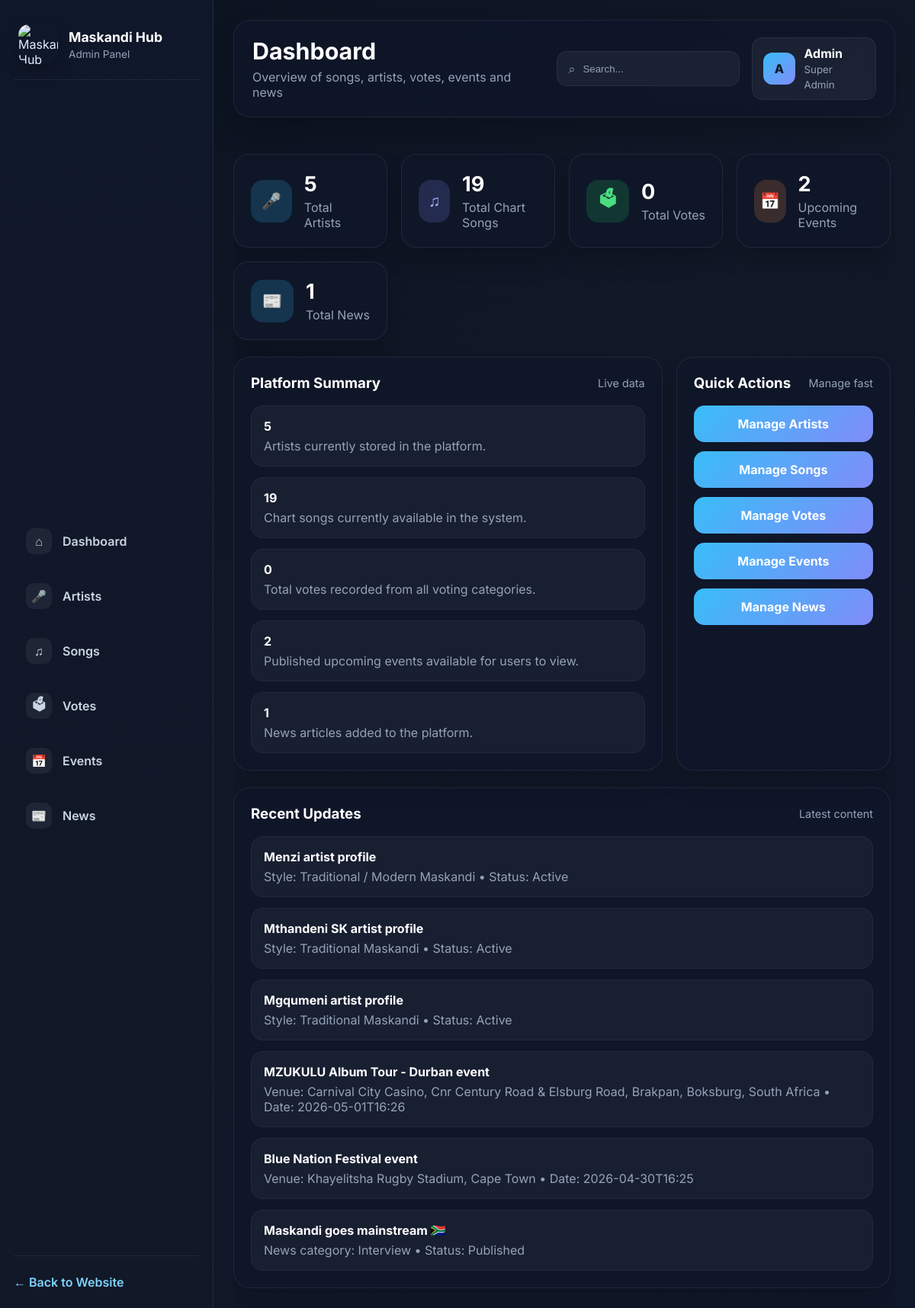
Screenshot of /admin (signed in) with the database file from the repository.
### tables this page shows
CREATE TABLE news (
                id INTEGER PRIMARY KEY AUTOINCREMENT,
                title TEXT NOT NULL,
                category TEXT NOT NULL,
                content TEXT NOT NULL,
                image TEXT,
                status TEXT NOT NULL DEFAULT 'Draft',
                created_at TIMESTAMP DEFAULT CURRENT_TIMESTAMP
            );

### app.py (the view)
@app.route("/admin")
def admin_dashboard():
    if not admin_required():
        return redirect(url_for("login"))
    conn = get_db_connection()
    try:
        cur = conn.cursor()
        cur.execute("SELECT COUNT(*) AS total FROM artists")
        total_artists_row = cur.fetchone()
        cur.execute("SELECT COUNT(*) AS total FROM chart_songs")
        total_songs_row = cur.fetchone()
        cur.execute("SELECT COALESCE(SUM(votes_count), 0) AS total FROM vote_candidates")
        total_votes_row = cur.fetchone()
        cur.execute("""
            SELECT COUNT(*) AS total
            FROM events_list
            WHERE status = 'Published'
              AND datetime(event_datetime) >= datetime('now')
        """)
        upcoming_events_row = cur.fetchone()
        cur.execute("SELECT COUNT(*) AS total FROM news")
        total_news_row = cur.fetchone()
        cur.execute("""
            SELECT id, name, style, status
            FROM artists
            ORDER BY id DESC
            LIMIT 3
        """)
        recent_artists = cur.fetchall()
        cur.execute("""
            SELECT id, name, venue, event_datetime, status
            FROM events_list
            ORDER BY created_at DESC, id DESC
            LIMIT 3
        """)
        recent_events = cur.fetchall()
        cur.execute("""
            SELECT id, title, category, created_at, status
            FROM news
            ORDER BY created_at DESC, id DESC
            LIMIT 3
        """)
        recent_news = cur.fetchall()
        cur.execute("""
            SELECT id, title, category_type, status, start_datetime, end_datetime
            FROM vote_events
            ORDER BY created_at DESC, id DESC
            LIMIT 3
        """)
        recent_votes = cur.fetchall()
    finally:
        cur.close()
        conn.close()
    recent_updates = []
    for artist in recent_artists:
        recent_updates.append({
            "title": f"{artist['name']} artist profile",
            "description": f"Style: {artist['style']} • Status: {artist['status']}",
            "type": "artist"
        })
    for event in recent_events:
        recent_updates.append({
            "title": f"{event['name']} event",
            "description": f"Venue: {event['venue']} • Date: {event['event_datetime']}",
            "type": "event"
        })
    for news_item in recent_news:
        recent_updates.append({
            "title": news_item["title"],
            "description": f"News category: {news_item['category']} • Status: {news_item['status']}",
            "type": "news"
        })
    for vote_item in recent_votes:
        recent_updates.append({
            "title": f"{vote_item['title']} voting event",
            "description": f"Category: {vote_item['category_type']} • Status: {vote_item['status']}",
            "type": "vote"
        })
    recent_updates = recent_updates[:6]
    return render_template(
        "admin/admin_dashboard.html",
        total_artists=total_artists_row["total"] if total_artists_row else 0,
        total_songs=total_songs_row["total"] if total_songs_row else 0,
        total_votes=total_votes_row["total"] if total_votes_row else 0,
        upcoming_events=upcoming_events_row["total"] if upcoming_events_row else 0,
        total_news=total_news_row["total"] if total_news_row else 0,
        recent_updates=recent_updates
    )

### app.py (called while the page is built)
def get_db_connection():
    import sqlite3
    db_path = DATABASE_URL.replace("sqlite:///", "")
    conn = sqlite3.connect(db_path)
    conn.row_factory = sqlite3.Row
    return conn

def admin_required():
    if not session.get("admin_logged_in"):
        flash("Please log in first")
        return False
    return True

### templates/admin/admin_dashboard.html
{% extends 'admin/admin_base.html' %}
{% block admin_page_title %}Dashboard{% endblock %}
{% block admin_page_subtitle %}Overview of songs, artists, votes, events and news{% endblock %}
{% block admin_content %}
<div class="admin-cards-grid">
    <div class="admin-summary-card">
        <div class="summary-icon blue">🎤</div>
        <div>
            <h3>{{ total_artists }}</h3>
            <p>Total Artists</p>
        </div>
    </div>
    <div class="admin-summary-card">
        <div class="summary-icon purple">♫</div>
        <div>
            <h3>{{ total_songs }}</h3>
            <p>Total Chart Songs</p>
        </div>
    </div>
    <div class="admin-summary-card">
        <div class="summary-icon green">🗳</div>
        <div>
            <h3>{{ total_votes }}</h3>
            <p>Total Votes</p>
        </div>
    </div>
    <div class="admin-summary-card">
        <div class="summary-icon orange">📅</div>
        <div>
            <h3>{{ upcoming_events }}</h3>
            <p>Upcoming Events</p>
        </div>
    </div>
    <div class="admin-summary-card">
        <div class="summary-icon blue">📰</div>
        <div>
            <h3>{{ total_news }}</h3>
            <p>Total News</p>
        </div>
    </div>
</div>
<div class="admin-grid-2">
    <div class="admin-panel">
        <div class="panel-header">
            <h3>Platform Summary</h3>
            <span>Live data</span>
        </div>
        <div class="admin-list">
            <div class="admin-list-item">
                <strong>{{ total_artists }}</strong>
                <p>Artists currently stored in the platform.</p>
            </div>
            <div class="admin-list-item">
                <strong>{{ total_songs }}</strong>
                <p>Chart songs currently available in the system.</p>
            </div>
            <div class="admin-list-item">
                <strong>{{ total_votes }}</strong>
                <p>Total votes recorded from all voting categories.</p>
            </div>
            <div class="admin-list-item">
                <strong>{{ upcoming_events }}</strong>
                <p>Published upcoming events available for users to view.</p>
            </div>
            <div class="admin-list-item">
                <strong>{{ total_news }}</strong>
                <p>News articles added to the platform.</p>
            </div>
        </div>
    </div>
    <div class="admin-panel">
        <div class="panel-header">
            <h3>Quick Actions</h3>
            <span>Manage fast</span>
        </div>
        <div class="quick-actions">
            <a href="{{ url_for('manage_artists') }}">Manage Artists</a>
            <a href="{{ url_for('manage_songs') }}">Manage Songs</a>
            <a href="{{ url_for('manage_votes') }}">Manage Votes</a>
            <a href="{{ url_for('manage_events') }}">Manage Events</a>
            <a href="{{ url_for('manage_news') }}">Manage News</a>
        </div>
    </div>
</div>
<div class="admin-panel">
    <div class="panel-header">
        <h3>Recent Updates</h3>
        <span>Latest content</span>
    </div>
    <div class="admin-list">
        {% if recent_updates %}
            {% for item in recent_updates %}
            <div class="admin-list-item">
                <strong>{{ item.title }}</strong>
                <p>{{ item.description }}</p>
            </div>
            {% endfor %}
        {% else %}
            <div class="admin-list-item">
                <strong>No recent updates yet</strong>
                <p>Add artists, songs, events, votes, or news to see activity here.</p>
            </div>
        {% endif %}
    </div>
</div>
{% endblock %}

### rows the page displays
news: title "Maskandi goes mainstream 🇿🇦", description "News category: Interview • Status: Published"

### other values shown
{{ total_artists }} "5"
{{ total_songs }} "19"
{{ total_votes }} "0"
{{ upcoming_events }} "2"
{{ total_news }} "1"
{{ item.title }} "Menzi artist profile" "Mthandeni SK artist profile" "Mgqumeni artist profile" "MZUKULU Album Tour - Durban event" "Blue Nation Festival event"
{{ item.description }} "Style: Traditional / Modern Maskandi • Status: Active" "Style: Traditional Maskandi • Status: Active" "Style: Traditional Maskandi • Status: Active" "Venue: Carnival City Casino, Cnr Century Road & Elsburg Road, Brakpan, Boksburg, South Africa • Date: 2026-05-01T16:26" "Venue: Khayelitsha Rugby Stadium, Cape Town • Date: 2026-04-30T16:25"
